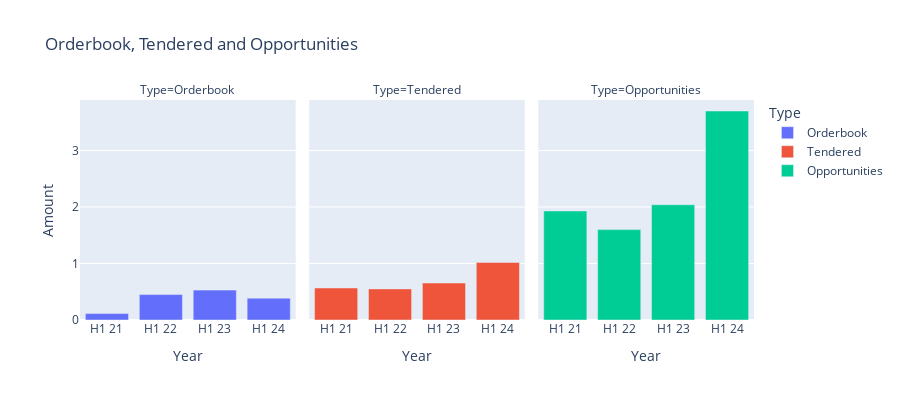

Write notebook code for a chart like this one.
### Code cell
px.bar(df_obt.stack().reset_index(name='Amount').rename(columns={'level_0': 'Year', 'level_1': 'Type'}), facet_col='Type', y='Amount', x='Year', title='Orderbook, Tendered and Opportunities', color='Type',  height=400)

### Figure 1 — Plotly figure (JSON) as saved in the notebook; plotly's stock layout.template omitted (floating-point values rounded to 4 significant figures)
{"data": [{"alignmentgroup": "True", "hovertemplate": "Type=Orderbook<br>Year=%{x}<br>Amount=%{y}<extra></extra>", "legendgroup": "Orderbook", "marker": {"color": "#636efa", "pattern": {"shape": ""}}, "name": "Orderbook", "offsetgroup": "Orderbook", "orientation": "v", "showlegend": true, "textposition": "auto", "type": "bar", "x": ["H1 21", "H1 22", "H1 23", "H1 24"], "xaxis": "x", "y": [0.113, 0.45, 0.529, 0.387], "yaxis": "y"}, {"alignmentgroup": "True", "hovertemplate": "Type=Tendered<br>Year=%{x}<br>Amount=%{y}<extra></extra>", "legendgroup": "Tendered", "marker": {"color": "#EF553B", "pattern": {"shape": ""}}, "name": "Tendered", "offsetgroup": "Tendered", "orientation": "v", "showlegend": true, "textposition": "auto", "type": "bar", "x": ["H1 21", "H1 22", "H1 23", "H1 24"], "xaxis": "x2", "y": [0.567, 0.551, 0.654, 1.02], "yaxis": "y2"}, {"alignmentgroup": "True", "hovertemplate": "Type=Opportunities<br>Year=%{x}<br>Amount=%{y}<extra></extra>", "legendgroup": "Opportunities", "marker": {"color": "#00cc96", "pattern": {"shape": ""}}, "name": "Opportunities", "offsetgroup": "Opportunities", "orientation": "v", "showlegend": true, "textposition": "auto", "type": "bar", "x": ["H1 21", "H1 22", "H1 23", "H1 24"], "xaxis": "x3", "y": [1.93, 1.6, 2.04, 3.7], "yaxis": "y3"}], "layout": {"annotations": [{"font": {}, "showarrow": false, "text": "Type=Orderbook", "x": 0.16, "xanchor": "center", "xref": "paper", "y": 1, "yanchor": "bottom", "yref": "paper"}, {"font": {}, "showarrow": false, "text": "Type=Tendered", "x": 0.5, "xanchor": "center", "xref": "paper", "y": 1, "yanchor": "bottom", "yref": "paper"}, {"font": {}, "showarrow": false, "text": "Type=Opportunities", "x": 0.84, "xanchor": "center", "xref": "paper", "y": 1, "yanchor": "bottom", "yref": "paper"}], "barmode": "relative", "height": 400, "legend": {"title": {"text": "Type"}, "tracegroupgap": 0}, "title": {"text": "Orderbook, Tendered and Opportunities"}, "xaxis": {"anchor": "y", "domain": [0, 0.32], "title": {"text": "Year"}}, "xaxis2": {"anchor": "y2", "domain": [0.34, 0.66], "matches": "x", "title": {"text": "Year"}}, "xaxis3": {"anchor": "y3", "domain": [0.68, 1.0], "matches": "x", "title": {"text": "Year"}}, "yaxis": {"anchor": "x", "domain": [0, 1], "title": {"text": "Amount"}}, "yaxis2": {"anchor": "x2", "domain": [0, 1], "matches": "y", "showticklabels": false}, "yaxis3": {"anchor": "x3", "domain": [0, 1], "matches": "y", "showticklabels": false}}}
